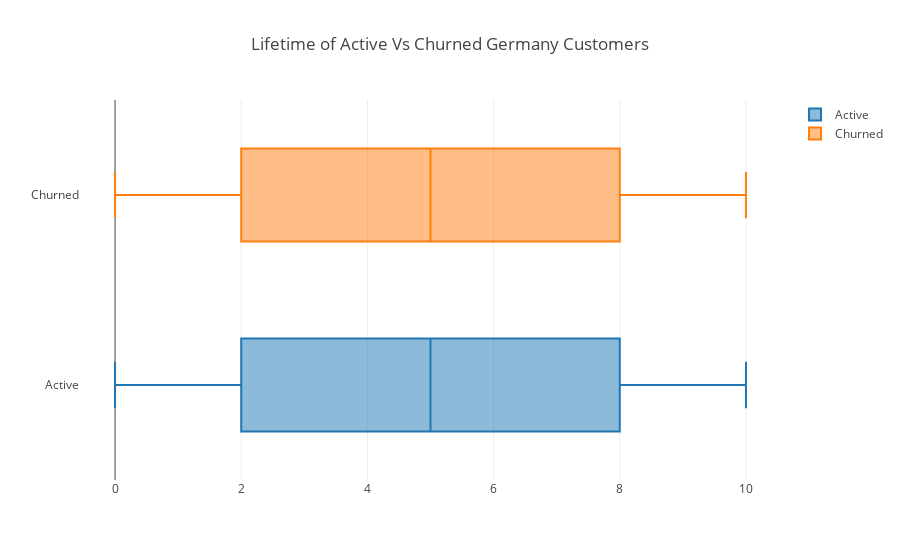

The notebook cell this image was saved under:
### Code cell
enable_plotly_in_cell()
#import plotly.graph_objs as go
#from plotly.offline import iplot

group_1=go.Box(
    x=active_germany_users['Tenure'], name="Active")
group_2 = go.Box(
    x=churned_germany_users['Tenure'],
    name="Churned")

info = [group_1, group_2]
title = "Lifetime of Active Vs Churned Germany Customers"
iplot({
            "data": info, 
            "layout": {
                "title": title
            }
     })

### Figure 1 — Plotly figure (JSON) as saved in the notebook; plotly's stock layout.template omitted (floating-point values rounded to 4 significant figures; data arrays with more than 128 entries replaced by an {"elided": "..."} marker saying what was removed)
{"data": [{"x": {"elided": "1695 int values"}, "type": "box", "name": "Active", "uid": "a9628ec6-eb73-4a9c-bae3-f2249352baa6"}, {"x": {"elided": "814 int values"}, "type": "box", "name": "Churned", "uid": "036a78e0-481d-4d9c-b5a1-4beb11883158"}], "layout": {"title": {"text": "Lifetime of Active Vs Churned Germany Customers"}}}
